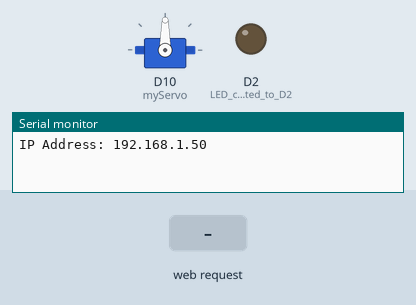
The sketch below on a simulated Arduino MKR. On the bench: servo, output pins drawn as LEDs (lit = HIGH), the last lines printed to the serial monitor. The inputs (shaded band) are chosen by the test bench. WiFi joins after 1.5 s; servers stay silent unless stated.

Above: at 2.7 s.
2.8 s: HTTP request GET /LED=BLINK received
At 2.9 s:
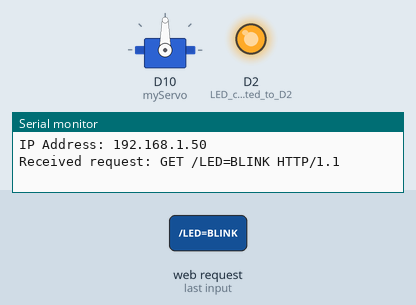
4.5 s: HTTP request GET /SERVO=MOVE received
At 5.7 s:
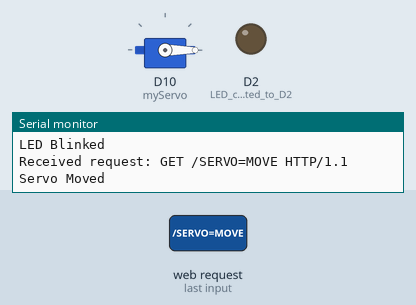
6.5 s: HTTP request GET /LED=BLINK received
At 6.6 s:
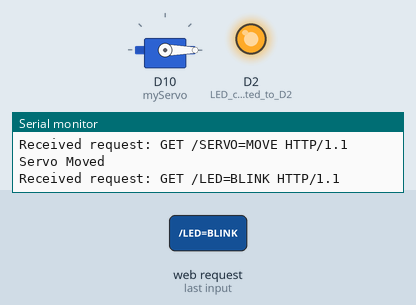
Timing chart, 0 to 9.5 s (numbered marks = the images above; inputs shaded):
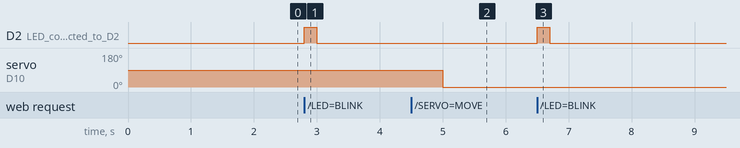

The sketch:

servo_led.ino
```cpp
#include <SPI.h>
#include <WiFiNINA.h>
#include <WiFiServer.h>
#include <Servo.h>

char ssid[] = "thomsieee";     // your network SSID (name)
char pass[] = "1122334466";    // your network password
WiFiServer server(80);

Servo myServo;  // create servo object to control a servo

void setup() {
  pinMode(2, OUTPUT); // LED connected to D2
  myServo.attach(10);  // attaches the servo on pin D10 to the servo object
  Serial.begin(9600);
  WiFi.begin(ssid, pass);
  while (WiFi.status() != WL_CONNECTED) {
    delay(1000);
    Serial.println("Connecting to WiFi...");
  }
  server.begin();
  Serial.print("IP Address: ");
  Serial.println(WiFi.localIP());
}

void loop() {
  WiFiClient client = server.available();
  if (client) {
    String request = client.readStringUntil('\r');
    Serial.print("Received request: "); // Add this line
    Serial.println(request);
    client.flush();

    if (request.indexOf("/LED=BLINK") != -1) {
      digitalWrite(2, HIGH);
      delay(200); // Wait for 500 milliseconds
      digitalWrite(2, LOW);
      Serial.println("LED Blinked");
    }

    if (request.indexOf("/SERVO=MOVE") != -1) {
      myServo.write(90); // Move servo to 90 degrees
      delay(500); // Wait for 1 second
      myServo.write(0);  // Move servo back to 0 degrees
      Serial.println("Servo Moved");
    }

    client.println("HTTP/1.1 200 OK");
    client.println("Content-Type: text/html");
    client.println("");
    client.println("<!DOCTYPE HTML>");
    client.println("<html>");
    client.println("<body>");
    client.println("<h1>LED and Servo Control</h1>");
    client.println("</body>");
    client.println("</html>");
    client.stop();
  }
}
```

Measured:
- after the input at 2.8 s, D2 (LED_connected_to_D2): LOW → HIGH at once, → LOW 0.20 s later
- after the input at 4.5 s, servo on D10 (myServo): 90° → 0° after 0.50 s
- after the input at 6.5 s, D2 (LED_connected_to_D2): LOW → HIGH at once, → LOW 0.20 s later
